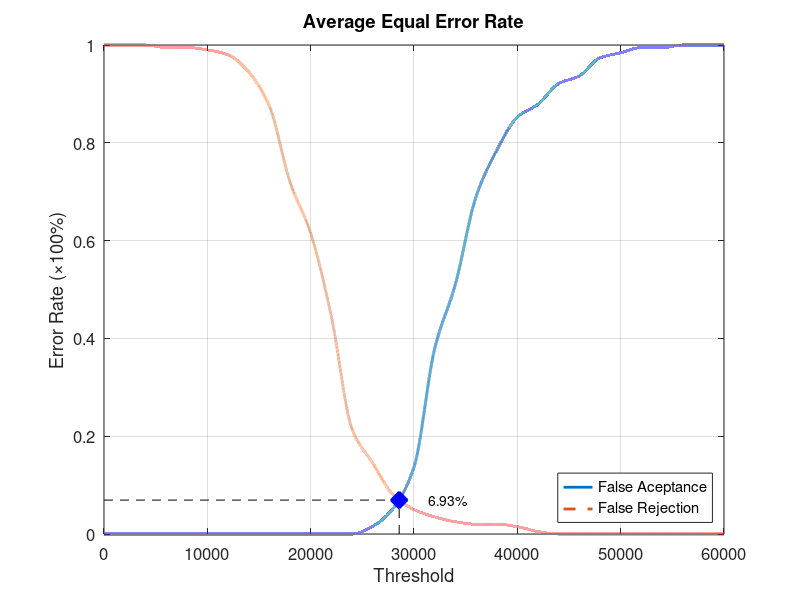
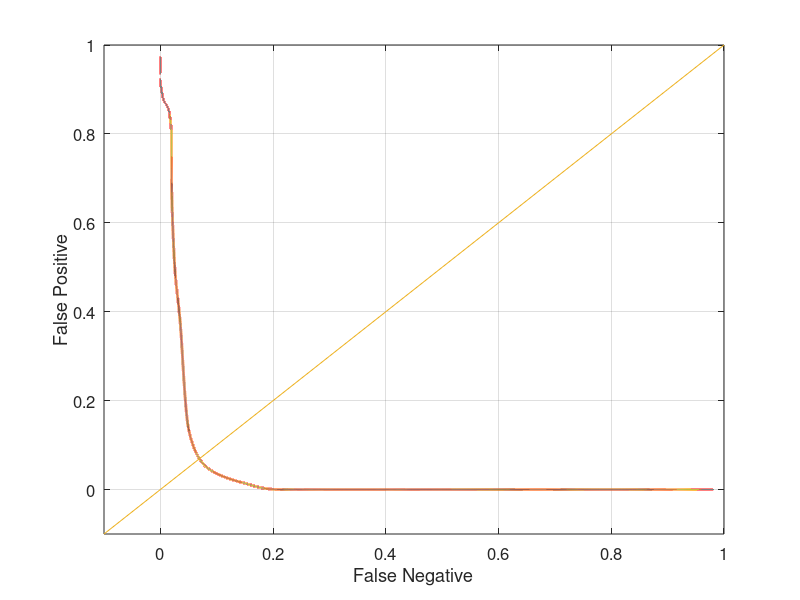

The MATLAB source for these figures, in order:
function yEER = Database5_2
close all;
clear;
clc;
x = 0:2000:60000;
xq = 0:0.5:60000;

y0 = [0 0 0 0 0 0 0 0 0 0 0 0 0 0.0157895 0.0526316 0.136842 0.378947 0.510526 0.689474 0.784211 0.852632 0.878947 0.921053 0.936842 0.973684 0.984211 0.994737 0.994737 1 1 1];
yy0 = interp1(x, y0, xq, 'pchip');
y1 = [1 1 1 0.995 0.995 0.99 0.98 0.945 0.875 0.72 0.615 0.445 0.215 0.145 0.08 0.05 0.035 0.025 0.02 0.02 0.015 0.005 0 0 0 0 0 0 0 0 0];
yy1 = interp1(x, y1, xq, 'pchip');

% Calculating EER: 
y2 = abs(y0 - y1);
find(y2 == min(y2))
yy2 = abs(yy0 - yy1);
xEER = find(yy2 == min(yy2));
xEERIndex = xq(xEER) % X-axis EER
yEER = yy0(xEER) % Y-axis EER

main = figure
plot(xq, yy0,'-','LineWidth', 2);	hold on
plot(xq, yy1,'--','LineWidth', 2);	hold on
plot([xEERIndex xEERIndex], [0 yEER], 'k--');	hold on
plot([0 xEERIndex], [yEER yEER], 'k--');	hold on
plot(xEERIndex, yEER, 'bx', 'LineWidth', 10);	hold on
text(xEERIndex + 10 * xEERIndex / 100, yEER, [num2str(round((10000 * yEER)) / 100) '%'])
legend('False Aceptance', 'False Rejection', 'Location', 'SouthEast')
xlabel('Threshold')
ylabel('Error Rate (\times100%)')
title('Average Equal Error Rate')
set(gca, 'FontSize', 12)
axis([0 60000 0 1])
grid on

print(main, 'Database5_2Main', '-dpng');
FNRxFPR = figure('Color', [1 1 1]);
plot(yy1, yy0, '-', yy1, yy0, 'LineWidth', 2);
hold on
y = -0.1:0.1:1
plot(y, y); 
set(gca, 'FontSize', 12)
xlabel('False Negative')
ylabel('False Positive')
axis([-0.1 1 -0.1 1])
set(gca, 'FontSize', 12)
grid on

print(FNRxFPR, 'Database5_2FNRxFPR','-dpng');
end
